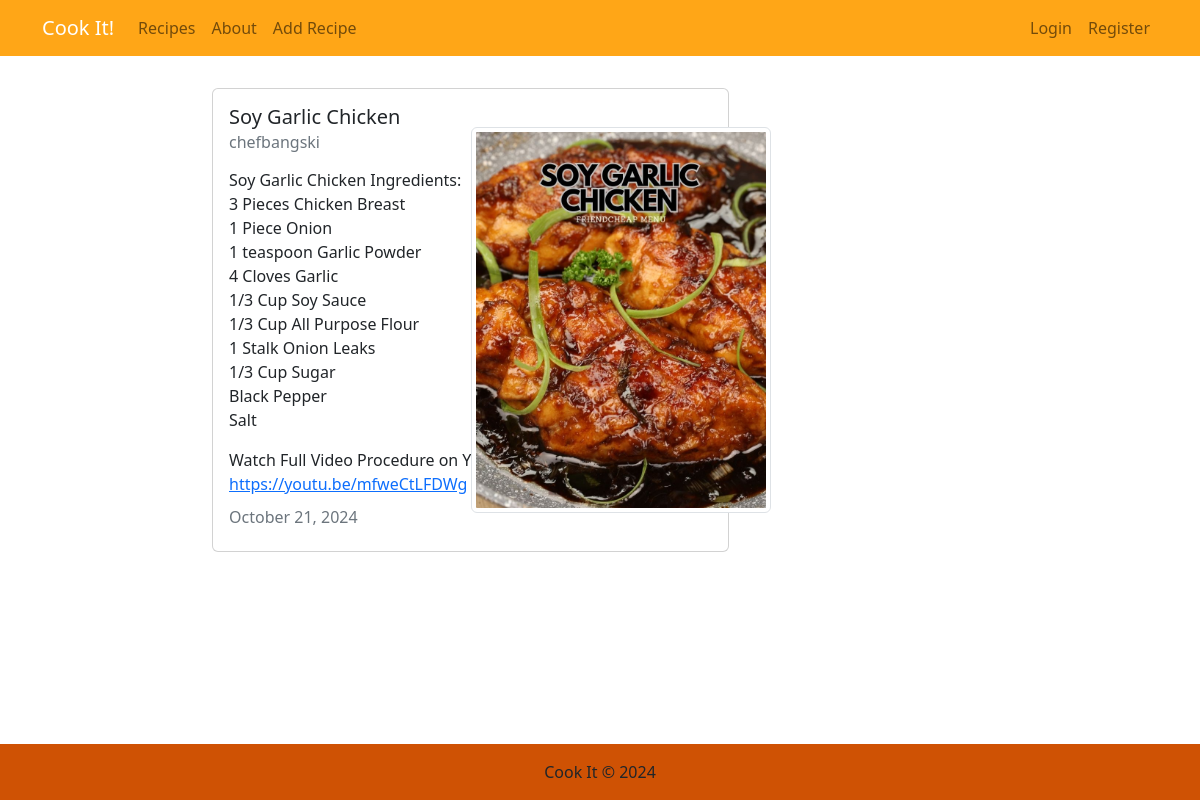
The page /recipe/12/ on the database its author committed.
### recipes/models.py (models this page shows, shortened)
class Recipe(models.Model):
  title = models.CharField(max_length=100)
  description = models.TextField()
  image = models.ImageField(upload_to='recipe_images/', blank=True, null=True)
  author = models.ForeignKey(User, on_delete=models.CASCADE)
  created_at = models.DateTimeField(auto_now_add=True)
  updated_at = models.DateTimeField(auto_now=True)

### recipes/views.py (the view)
# urls.py: path('recipe/<int:pk>/', views.RecipeDetailView.as_view(), name="recipes-detail"),
class RecipeDetailView(DetailView):
  model = Recipe

### recipes/templates/recipes/recipe_detail.html (shortened to what this page needs)
{% extends "recipes/base.html" %}
{% block content %}
<div class="card my-2 col-8">
  <div class="row g-0">
    <div class="col-md-8">
      <div class="card-body">
        <h5 class="card-title">{{ object.title }}</h5>
        <h6 class="card-subtitle mb-2 text-muted">{{ object.author }}</h6>
        <p class="card-text">{{ object.description|linebreaks|urlize }}</p>
        <h6 class="card-subtitle mb-2 text-muted">
          {{ object.updated_at|date:"F d, Y" }}
        </h6>
      </div>
    </div>
    {% if object.image %}
    <div class="col-md-3 d-flex align-items-center justify-content-center">
      <img src="{{ object.image.url }}" class="img-fluid img-thumbnail" style="max-width: 300px; height: auto; object-fit: cover;" alt="{{ object.title }}">
    </div>
    {% endif %}
  </div>
</div>
{% endblock content %}

### recipes/templates/recipes/base.html (style rules this page uses)
html, body { height: 100%; margin: 0; display: flex; flex-direction: column; }

### rows shown on the page
Recipe: title "Soy Garlic Chicken", author "chefbangski", description "Soy Garlic Chicken Ingredients: 3 Pieces Chicken Breast 1 Piece Onion 1 teaspoon Garlic Powder 4 Cloves Garlic 1/3 Cup Soy Sauce 1/3 Cup All Purpose Flour 1 Stalk Onion Leaks 1/3 Cup Sugar Black Pepper Salt Watch Full Video Procedure on Youtube: https://youtu.be/mfweCtLFDWg", updated_at "October 21, 2024", image (picture)
